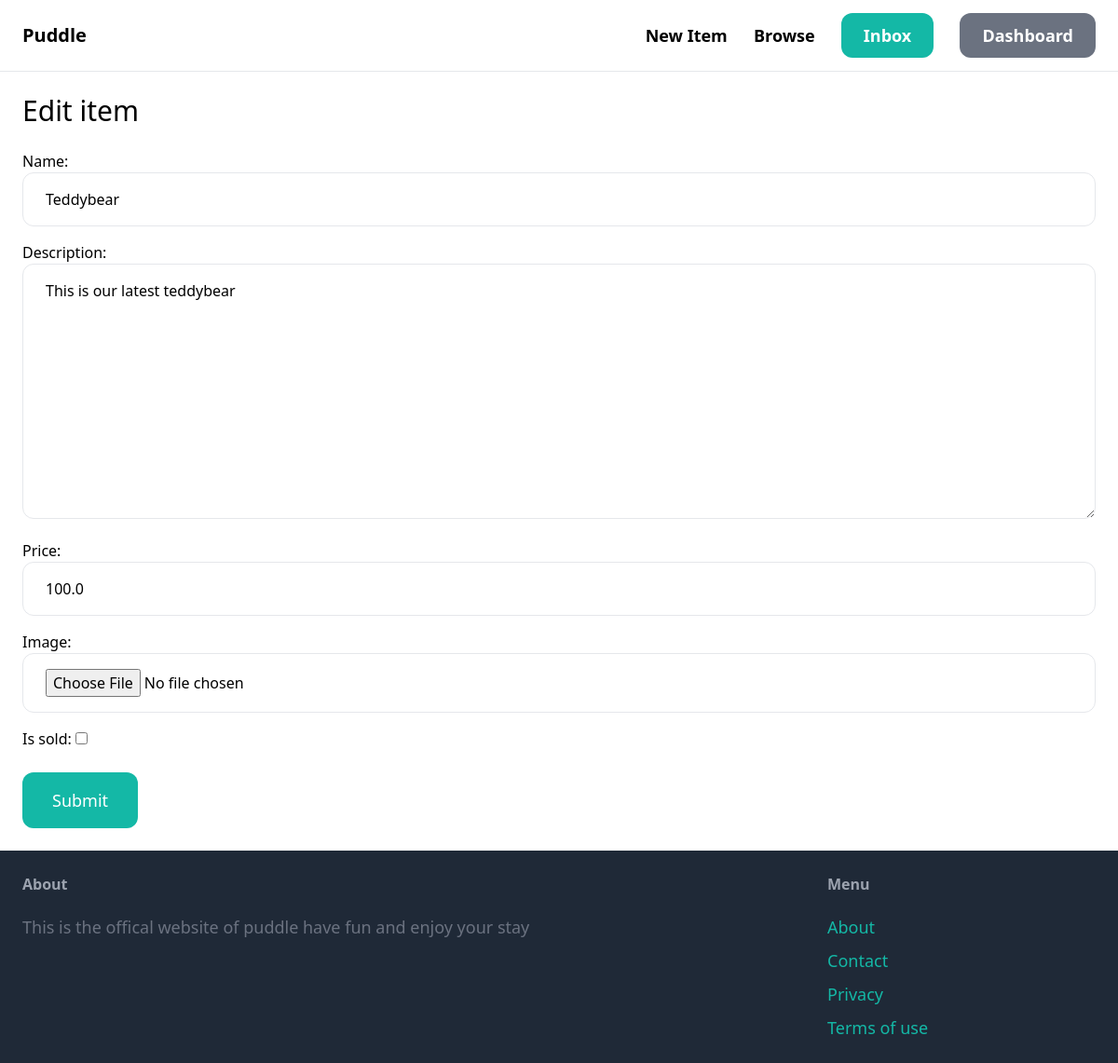
The page /items/1/edit/ (signed in) on the database its author committed.
### item/models.py (models this page shows, shortened)
class Item(models.Model):
    category = models.ForeignKey(Category, related_name='items', on_delete=models.CASCADE)
    name = models.CharField(max_length=255)
    description = models.TextField(blank=True, null=True)
    price = models.FloatField()
    image = models.ImageField(upload_to='item_images', blank=True, null=True)
    is_sold = models.BooleanField(default=False)
    created_by = models.ForeignKey(User, related_name='items', on_delete=models.CASCADE)
    created_at = models.DateTimeField(auto_now_add=True)

### item/views.py (the view)
# urls.py: path('<int:pk>/edit/', views.edit, name='edit'),
@login_required
def edit(request, pk):
    item = get_object_or_404(Item, pk=pk, created_by=request.user)
    if request.method == 'POST':
        form = EditItemForm(request.POST, request.FILES, instance=item)
        if form.is_valid():
            form.save()
            return redirect('item:detail', pk=item.id)
    else:
        form = EditItemForm(instance=item)
    return render(request, 'item/form.html', {
        'form': form,
        'title': 'Edit item',
    })

### item/forms.py
class EditItemForm(forms.ModelForm):
    class Meta:
        model = Item
        fields = ('name', 'description', 'price', 'image', 'is_sold')
        widgets = {
            'name': forms.TextInput(attrs={
                'class': INPUT_CLASSES
            }),
            'description': forms.Textarea(attrs={
                'class': INPUT_CLASSES
            }),
            'price': forms.TextInput(attrs={
                'class': INPUT_CLASSES
            }),
            'image': forms.FileInput(attrs={
                'class': INPUT_CLASSES
            })
        }

### item/templates/item/form.html (shortened to what this page needs)
{% extends 'core/base.html' %}
{% block content %}
<h1 class="mb-6 text-3xl">{{ title }}</h1>
    <form method="post" action="." enctype="multipart/form-data">
        <div class="space-y-4">
            {{ form.as_p }}
        </div>
        <button class="mt-6 py-4 px-8 text-lg bg-teal-500 hover:bg-teal-700 rounded-xl text-white">Submit</button>
    </form>
{% endblock %}

### rows shown on the page
Item: name "Teddybear", description "This is our latest teddybear", price "100.0"

### other values the page prints
{{ title }} "Edit item"
